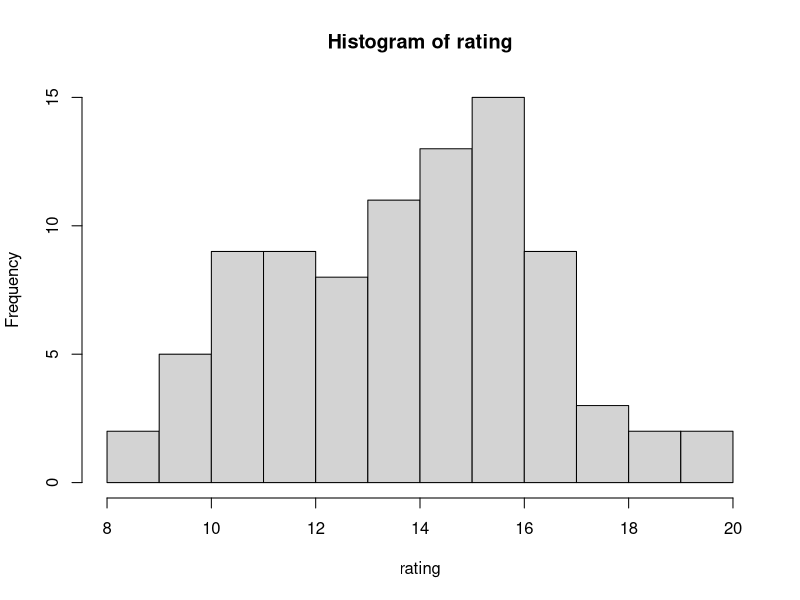
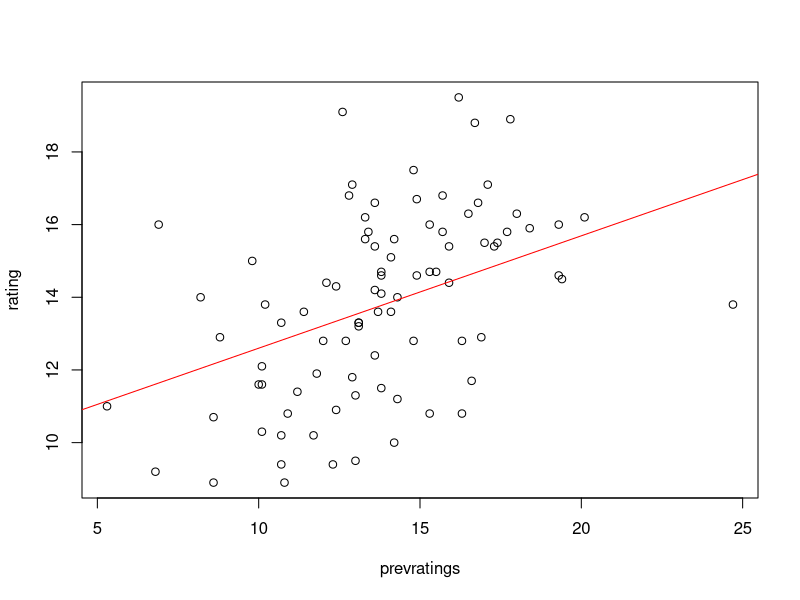
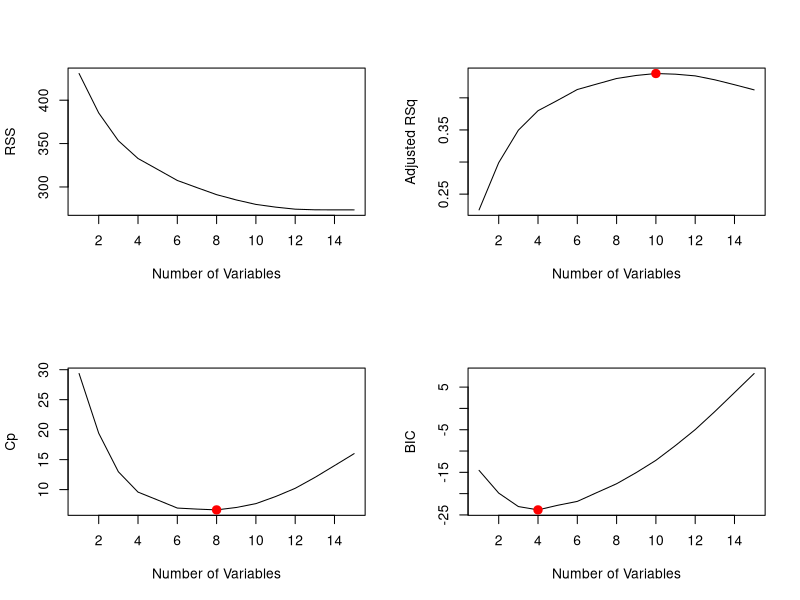

Source code (R) for these figures, in order: (Note: this script raises an error after producing the figures.)
## ---- chunk 1
knitr::opts_chunk$set(echo = TRUE)

## ---- chunk 2
rm(list =ls())
set.seed(1)
CBC = read.csv(file = "02 - Dati per caso Colonial Broadcasting.csv", header=T)
attach(CBC)
## ---- chunk 3
dim(CBC)
## ---- chunk 4
names(CBC)
## ---- chunk 5
head(CBC)
## ---- chunk 6
sum(is.na(CBC$rating))
## ---- chunk 7
hist(rating)
## ---- chunk 8
train=sample(88,88*0.7)
## ---- chunk 9
lm.fit=lm(rating~prevratings,data=CBC,subset=train)
## ---- chunk 10
summary(lm.fit)
## ---- chunk 11
plot(prevratings, rating)
abline(lm.fit, col="red")
## ---- chunk 12
mean((rating-predict(lm.fit,CBC))[-train]^2)
## ---- chunk 13
lm.fit2=lm(rating~poly(prevratings,2),data=CBC,subset=train)
mean((rating-predict(lm.fit2,CBC))[-train]^2) #l'errore diminuisce
summary(lm.fit2)$r.squared
lm.fit3=lm(rating~poly(prevratings,3),data=CBC,subset=train)
mean((rating-predict(lm.fit3,CBC))[-train]^2)
summary(lm.fit3)$r.squared
lm.fit4=lm(rating~poly(prevratings,4),data=CBC,subset=train)
mean((rating-predict(lm.fit3,CBC))[-train]^2)
summary(lm.fit4)$r.squared
lm.fit5=lm(rating~poly(prevratings,5),data=CBC,subset=train)
mean((rating-predict(lm.fit3,CBC))[-train]^2)
summary(lm.fit5)$r.squared
lm.fit6=lm(rating~poly(prevratings,6),data=CBC,subset=train)
mean((rating-predict(lm.fit3,CBC))[-train]^2)
summary(lm.fit6)$r.squared
lm.fit16=lm(rating~poly(prevratings,16),data=CBC,subset=train)
mean((rating-predict(lm.fit16,CBC))[-train]^2)
summary(lm.fit16)
## ---- chunk 14
potenze = c(1,2,3,4,5,6,10,16)
ma<-matrix(nrow=3,ncol=length(potenze))
ma[1,]=potenze
for (i in 1:length(potenze)){
  pwr = potenze[i]
  lm.fit_n= lm(rating~poly(prevratings,pwr),data=CBC,subset=train)
  ma[2,i] = mean((rating-predict(lm.fit_n,CBC))[-train]^2)
  ma[3,i] = summary(lm.fit_n)$r.squared
}
ma
## ---- chunk 15
library(boot)
glm.fit=glm(rating~prevratings,data=CBC) #costruisco il modello GLM
cv.err=cv.glm(CBC,glm.fit) #passa la struttura dati e il modello
names(cv.err)
cv.err$K
cv.err$delta[1]
## ---- chunk 16
cv.error=rep(0,5)
for (i in 1:5){
  glm.fit=glm(rating~poly(prevratings,i),data=CBC)
  cv.error[i]=cv.glm(CBC,glm.fit)$delta[1]
}
cv.error
## ---- chunk 17
library(leaps)
CBC$network=factor(CBC$network,levels = c("CBC","ABN","BBS"))
CBC$day=as.factor(CBC$day)
CBC$month=as.factor(CBC$month)
CBCr=CBC[, 1:7]
regfit.full=regsubsets(rating~.,CBCr,nvmax=15)
summary(regfit.full)
reg.summary=summary(regfit.full)
## ---- chunk 18
reg.summary$rsq
## ---- chunk 19
par(mfrow=c(2,2))
plot(reg.summary$rss,xlab="Number of Variables",ylab="RSS",type="l")
plot(reg.summary$adjr2,xlab="Number of Variables",ylab="Adjusted RSq",type="l")
t=which.max(reg.summary$adjr2)
points(t,reg.summary$adjr2[t], col="red",cex=2,pch=20)
plot(reg.summary$cp,xlab="Number of Variables",ylab="Cp",type='l')
q=which.min(reg.summary$cp)
points(q,reg.summary$cp[q],col="red",cex=2,pch=20)
u=which.min(reg.summary$bic)
plot(reg.summary$bic,xlab="Number of Variables",ylab="BIC",type='l')
points(u,reg.summary$bic[u],col="red",cex=2,pch=20)
## ---- chunk 20
# Choosing Among Models using the cross-validation approach
set.seed(1)
train=sample(c(TRUE,FALSE), nrow(CBCr),rep=TRUE)
test=(!train) #complemento
regfit.best=regsubsets(rating~.,data=CBCr[train,],nvmax=15)
test.mat=model.matrix(rating~.,data=CBCr[test,])
#estrae dal dateset è la matrice X, potrebbe servire per i calcoli
val.errors=rep(NA,12)
for(i in 1:12){
  coefi=coef(regfit.best,id=i)
  pred=test.mat[,names(coefi)]%*%coefi 
  #prodotto righe per colonne
  val.errors[i]=mean((CBCr$rating[test]-pred)^2)
}
val.errors
which.min(val.errors)
## ---- chunk 21
#coef(regfit.best,1)
attributes(CBCr)
## ---- chunk 22
regfit.fwd=regsubsets(rating~.,data=CBCr,nvmax=15,method="forward")
summary(regfit.fwd)
regfit.bwd=regsubsets(rating~.,data=CBCr,nvmax=15,method="backward")
summary(regfit.bwd)
## ---- chunk 23
#rating~network*fact*stars*month*day*prevratings
regfit.fwd=regsubsets(rating~network*fact*stars*month*day*prevratings,data=CBCr,nvmax=15,method="forward")
summary(regfit.fwd)
#regfit.bwd=regsubsets(rating~.,data=CBCr,nvmax=15,method="backward")
#summary(regfit.bwd)
## ---- chunk 24
k=10
predict.regsubsets=function(object,newdata,id,...){
  form=as.formula(object$call[[2]])
  mat=model.matrix(form,newdata)
  coefi=coef(object,id=id)
  xvars=names(coefi)
  mat[,xvars]%*%coefi
}
set.seed(1)
folds=sample(1:k,nrow(CBCr),replace=TRUE)
cv.errors=matrix(NA,k,15, dimnames=list(NULL, paste(1:15)))
for(j in 1:k){
  best.fit=regsubsets(rating~.,data=CBCr[folds!=j,],nvmax=15)
  for(i in 1:15){
    pred=predict(best.fit,CBCr[folds==j,],id=i)
    cv.errors[j,i]=mean( (CBCr$rating[folds==j]-pred)^2)
  }
}
mean.cv.errors=apply(cv.errors,2,mean)
mean.cv.errors
min=which.min(mean.cv.errors)
par(mfrow=c(1,1))
plot(mean.cv.errors,type='b')
reg.best=regsubsets(rating~.,data=CBCr, nvmax=15)
## ---- chunk 25
k=10
num_var_max=38
predict.regsubsets=function(object,newdata,id,...){
  form=as.formula(object$call[[2]])
  mat=model.matrix(form,newdata)
  coefi=coef(object,id=id)
  xvars=names(coefi)
  mat[,xvars]%*%coefi
}
set.seed(1)
folds=sample(1:k,nrow(CBCr),replace=TRUE)
cv.errors=matrix(NA,k,num_var_max, dimnames=list(NULL, paste(1:num_var_max)))
for(j in 1:k){
  best.fit=regsubsets(rating~network+fact+stars*month*day*prevratings,data=CBCr[folds!=j,],nvmax=num_var_max,method="forward")
  for(i in 1:num_var_max){
    pred=predict(best.fit,CBCr[folds==j,],id=i)
    cv.errors[j,i]=mean( (CBCr$rating[folds==j]-pred)^2)
  }
}
cv.errors
mean.cv.errors=apply(cv.errors,2,mean)
mean.cv.errors
min=which.min(mean.cv.errors)
par(mfrow=c(1,1))
plot(mean.cv.errors,type='b')
reg.best=regsubsets(rating~network+fact+stars*month*day*prevratings,data=CBCr, nvmax=num_var_max, method="forward")
## ---- chunk 26
summary(reg.best)
coef(reg.best,min)
#coef(reg.best,30)
## ---- chunk 27
library(glmnet)
#CBC = read.csv(file = "02 - Dati per caso Colonial Broadcasting.csv", header=T)
x=model.matrix(rating~.,CBC)[,-1] #tolgo l'intercetta
#perchè Beta_0 non va penalizzato
y=CBC$rating
grid=10^seq(10,-2,length=100)
## ---- chunk 28
ridge.mod=glmnet(x,y,alpha=0,lambda=grid)
dim(coef(ridge.mod))
## ---- chunk 29
set.seed(1)
train=sample(1:nrow(x), nrow(x)/2)
test=(-train)
y.test=y[test]
cv.out=cv.glmnet(x[train,],y[train],alpha=0)
plot(cv.out)
#MSE in funzione di lamda per trovare quello migliore
#c'è una certa variabilità nella stima
bestlam=cv.out$lambda.min
bestlam
ridge.pred=predict(ridge.mod,s=bestlam,newx=x[test,])
mean((ridge.pred-y.test)^2)

#dopo che ho capito che questo è il modello migliore, vado a
#prevederlo con tutti i dati
out=glmnet(x,y,alpha=0)
predict(out,type="coefficients",s=bestlam)[1:17,]
## ---- chunk 30
lasso.mod=glmnet(x[train,],y[train],alpha=1,lambda=grid)
set.seed(1)
cv.out=cv.glmnet(x[train,],y[train],alpha=1)
plot(cv.out)
bestlam=cv.out$lambda.min
bestlam
lasso.pred=predict(lasso.mod,s=bestlam,newx=x[test,])
mean((lasso.pred-y.test)^2)
out=glmnet(x,y,alpha=1,lambda=grid)
lasso.coef=predict(out,type="coefficients",s=bestlam)[1:17,]
lasso.coef
## ---- chunk 31
plot(lasso.mod)
plot(ridge.mod)
